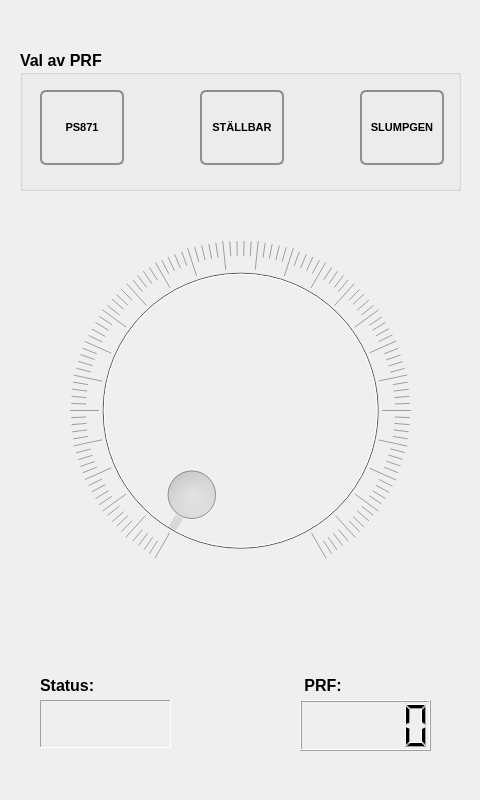
<?xml version="1.0" encoding="UTF-8"?>
<ui version="4.0">
 <class>MainWindow</class>
 <widget class="QWidget" name="MainWindow">
  <property name="windowModality">
   <enum>Qt::WindowModal</enum>
  </property>
  <property name="enabled">
   <bool>true</bool>
  </property>
  <property name="geometry">
   <rect>
    <x>0</x>
    <y>0</y>
    <width>480</width>
    <height>800</height>
   </rect>
  </property>
  <property name="sizePolicy">
   <sizepolicy hsizetype="Fixed" vsizetype="Fixed">
    <horstretch>0</horstretch>
    <verstretch>0</verstretch>
   </sizepolicy>
  </property>
  <property name="minimumSize">
   <size>
    <width>480</width>
    <height>800</height>
   </size>
  </property>
  <property name="maximumSize">
   <size>
    <width>480</width>
    <height>800</height>
   </size>
  </property>
  <property name="acceptDrops">
   <bool>false</bool>
  </property>
  <property name="windowTitle">
   <string>Modulator</string>
  </property>
  <widget class="QDial" name="dial">
   <property name="enabled">
    <bool>false</bool>
   </property>
   <property name="geometry">
    <rect>
     <x>70</x>
     <y>240</y>
     <width>341</width>
     <height>341</height>
    </rect>
   </property>
   <property name="mouseTracking">
    <bool>false</bool>
   </property>
   <property name="tabletTracking">
    <bool>true</bool>
   </property>
   <property name="focusPolicy">
    <enum>Qt::StrongFocus</enum>
   </property>
   <property name="contextMenuPolicy">
    <enum>Qt::ActionsContextMenu</enum>
   </property>
   <property name="acceptDrops">
    <bool>false</bool>
   </property>
   <property name="autoFillBackground">
    <bool>false</bool>
   </property>
   <property name="minimum">
    <number>500</number>
   </property>
   <property name="maximum">
    <number>1000</number>
   </property>
   <property name="tracking">
    <bool>true</bool>
   </property>
   <property name="invertedAppearance">
    <bool>false</bool>
   </property>
   <property name="invertedControls">
    <bool>false</bool>
   </property>
   <property name="wrapping">
    <bool>false</bool>
   </property>
   <property name="notchesVisible">
    <bool>true</bool>
   </property>
  </widget>
  <widget class="QLCDNumber" name="lcdNumber">
   <property name="geometry">
    <rect>
     <x>300</x>
     <y>700</y>
     <width>131</width>
     <height>51</height>
    </rect>
   </property>
   <property name="autoFillBackground">
    <bool>false</bool>
   </property>
   <property name="inputMethodHints">
    <set>Qt::ImhNone</set>
   </property>
   <property name="frameShape">
    <enum>QFrame::Box</enum>
   </property>
   <property name="frameShadow">
    <enum>QFrame::Raised</enum>
   </property>
   <property name="segmentStyle">
    <enum>QLCDNumber::Filled</enum>
   </property>
  </widget>
  <widget class="QLabel" name="PRF">
   <property name="geometry">
    <rect>
     <x>300</x>
     <y>670</y>
     <width>51</width>
     <height>31</height>
    </rect>
   </property>
   <property name="font">
    <font>
     <family>Arial</family>
     <pointsize>12</pointsize>
     <weight>75</weight>
     <bold>true</bold>
    </font>
   </property>
   <property name="text">
    <string> PRF:</string>
   </property>
  </widget>
  <widget class="QLabel" name="LED">
   <property name="enabled">
    <bool>true</bool>
   </property>
   <property name="geometry">
    <rect>
     <x>40</x>
     <y>700</y>
     <width>131</width>
     <height>48</height>
    </rect>
   </property>
   <property name="font">
    <font>
     <pointsize>16</pointsize>
     <weight>75</weight>
     <bold>true</bold>
    </font>
   </property>
   <property name="autoFillBackground">
    <bool>false</bool>
   </property>
   <property name="frameShape">
    <enum>QFrame::Panel</enum>
   </property>
   <property name="frameShadow">
    <enum>QFrame::Sunken</enum>
   </property>
   <property name="lineWidth">
    <number>1</number>
   </property>
   <property name="text">
    <string/>
   </property>
   <property name="alignment">
    <set>Qt::AlignCenter</set>
   </property>
  </widget>
  <widget class="QGroupBox" name="groupBox">
   <property name="geometry">
    <rect>
     <x>20</x>
     <y>50</y>
     <width>441</width>
     <height>141</height>
    </rect>
   </property>
   <property name="font">
    <font>
     <family>Arial</family>
     <pointsize>12</pointsize>
     <weight>75</weight>
     <bold>true</bold>
    </font>
   </property>
   <property name="title">
    <string>Val av PRF</string>
   </property>
   <widget class="QPushButton" name="PS871_Button">
    <property name="geometry">
     <rect>
      <x>20</x>
      <y>40</y>
      <width>84</width>
      <height>75</height>
     </rect>
    </property>
    <property name="font">
     <font>
      <family>Arial</family>
      <pointsize>8</pointsize>
      <weight>75</weight>
      <bold>true</bold>
     </font>
    </property>
    <property name="mouseTracking">
     <bool>false</bool>
    </property>
    <property name="tabletTracking">
     <bool>true</bool>
    </property>
    <property name="styleSheet">
     <string notr="true">QPushButton {
    border: 2px solid #8f8f91;
    border-radius: 6px;
    background-color: qlineargradient(x1: 0, y1: 0, x2: 0, y2: 1,
                                      stop: 0 #f6f7fa, stop: 1 #dadbde);
    min-width: 80px;
}

QPushButton:Checked {
    background-color:qradialgradient(spread:pad, cx:0.5, cy:0.5, radius:0.7, fx:0.5, fy:0.5, stop:0 rgba(255, 255, 127, 206), stop:0.35 rgba(255, 255, 127, 80), stop:0.4 rgba(255, 255, 127, 80), stop:0.425 rgba(255, 255, 127, 156), stop:0.44 rgba(255, 255, 127, 80), stop:1 rgba(255, 255, 127, 0))
}

QPushButton:flat {
    border: none; /* no border for a flat push button */
}

QPushButton:default {
    border-color:red;/*navy; /* make the default button prominent */
}</string>
    </property>
    <property name="text">
     <string>PS871</string>
    </property>
    <property name="checkable">
     <bool>true</bool>
    </property>
    <property name="checked">
     <bool>false</bool>
    </property>
    <property name="autoDefault">
     <bool>false</bool>
    </property>
    <property name="default">
     <bool>false</bool>
    </property>
   </widget>
   <widget class="QPushButton" name="Stallbar_Button">
    <property name="geometry">
     <rect>
      <x>180</x>
      <y>40</y>
      <width>84</width>
      <height>75</height>
     </rect>
    </property>
    <property name="font">
     <font>
      <family>Arial</family>
      <pointsize>8</pointsize>
      <weight>75</weight>
      <bold>true</bold>
     </font>
    </property>
    <property name="mouseTracking">
     <bool>false</bool>
    </property>
    <property name="tabletTracking">
     <bool>true</bool>
    </property>
    <property name="styleSheet">
     <string notr="true">QPushButton {
    border: 2px solid #8f8f91;
    border-radius: 6px;
    background-color: qlineargradient(x1: 0, y1: 0, x2: 0, y2: 1,
                                      stop: 0 #f6f7fa, stop: 1 #dadbde);
    min-width: 80px;
}

QPushButton:Checked {
    background-color:qradialgradient(spread:pad, cx:0.5, cy:0.5, radius:0.7, fx:0.5, fy:0.5, stop:0 rgba(255, 255, 127, 206), stop:0.35 rgba(255, 255, 127, 80), stop:0.4 rgba(255, 255, 127, 80), stop:0.425 rgba(255, 255, 127, 156), stop:0.44 rgba(255, 255, 127, 80), stop:1 rgba(255, 255, 127, 0))
}

QPushButton:flat {
    border: none; /* no border for a flat push button */
}

QPushButton:default {
    border-color:red;/*navy; /* make the default button prominent */
}</string>
    </property>
    <property name="text">
     <string>STÄLLBAR</string>
    </property>
    <property name="checkable">
     <bool>true</bool>
    </property>
    <property name="checked">
     <bool>false</bool>
    </property>
    <property name="autoDefault">
     <bool>false</bool>
    </property>
    <property name="default">
     <bool>false</bool>
    </property>
   </widget>
   <widget class="QPushButton" name="Slump_Button">
    <property name="geometry">
     <rect>
      <x>340</x>
      <y>40</y>
      <width>84</width>
      <height>75</height>
     </rect>
    </property>
    <property name="palette">
     <palette>
      <active>
       <colorrole role="Button">
        <brush brushstyle="LinearGradientPattern">
         <gradient startx="0.000000000000000" starty="0.000000000000000" endx="0.000000000000000" endy="1.000000000000000" type="LinearGradient" spread="PadSpread" coordinatemode="ObjectBoundingMode">
          <gradientstop position="0.000000000000000">
           <color alpha="255">
            <red>246</red>
            <green>247</green>
            <blue>250</blue>
           </color>
          </gradientstop>
          <gradientstop position="1.000000000000000">
           <color alpha="255">
            <red>218</red>
            <green>219</green>
            <blue>222</blue>
           </color>
          </gradientstop>
         </gradient>
        </brush>
       </colorrole>
       <colorrole role="Base">
        <brush brushstyle="LinearGradientPattern">
         <gradient startx="0.000000000000000" starty="0.000000000000000" endx="0.000000000000000" endy="1.000000000000000" type="LinearGradient" spread="PadSpread" coordinatemode="ObjectBoundingMode">
          <gradientstop position="0.000000000000000">
           <color alpha="255">
            <red>246</red>
            <green>247</green>
            <blue>250</blue>
           </color>
          </gradientstop>
          <gradientstop position="1.000000000000000">
           <color alpha="255">
            <red>218</red>
            <green>219</green>
            <blue>222</blue>
           </color>
          </gradientstop>
         </gradient>
        </brush>
       </colorrole>
       <colorrole role="Window">
        <brush brushstyle="LinearGradientPattern">
         <gradient startx="0.000000000000000" starty="0.000000000000000" endx="0.000000000000000" endy="1.000000000000000" type="LinearGradient" spread="PadSpread" coordinatemode="ObjectBoundingMode">
          <gradientstop position="0.000000000000000">
           <color alpha="255">
            <red>246</red>
            <green>247</green>
            <blue>250</blue>
           </color>
          </gradientstop>
          <gradientstop position="1.000000000000000">
           <color alpha="255">
            <red>218</red>
            <green>219</green>
            <blue>222</blue>
           </color>
          </gradientstop>
         </gradient>
        </brush>
       </colorrole>
      </active>
      <inactive>
       <colorrole role="Button">
        <brush brushstyle="LinearGradientPattern">
         <gradient startx="0.000000000000000" starty="0.000000000000000" endx="0.000000000000000" endy="1.000000000000000" type="LinearGradient" spread="PadSpread" coordinatemode="ObjectBoundingMode">
          <gradientstop position="0.000000000000000">
           <color alpha="255">
            <red>246</red>
            <green>247</green>
            <blue>250</blue>
           </color>
          </gradientstop>
          <gradientstop position="1.000000000000000">
           <color alpha="255">
            <red>218</red>
            <green>219</green>
            <blue>222</blue>
           </color>
          </gradientstop>
         </gradient>
        </brush>
       </colorrole>
       <colorrole role="Base">
        <brush brushstyle="LinearGradientPattern">
         <gradient startx="0.000000000000000" starty="0.000000000000000" endx="0.000000000000000" endy="1.000000000000000" type="LinearGradient" spread="PadSpread" coordinatemode="ObjectBoundingMode">
          <gradientstop position="0.000000000000000">
           <color alpha="255">
            <red>246</red>
            <green>247</green>
            <blue>250</blue>
           </color>
          </gradientstop>
          <gradientstop position="1.000000000000000">
           <color alpha="255">
            <red>218</red>
            <green>219</green>
            <blue>222</blue>
           </color>
          </gradientstop>
         </gradient>
        </brush>
       </colorrole>
       <colorrole role="Window">
        <brush brushstyle="LinearGradientPattern">
         <gradient startx="0.000000000000000" starty="0.000000000000000" endx="0.000000000000000" endy="1.000000000000000" type="LinearGradient" spread="PadSpread" coordinatemode="ObjectBoundingMode">
          <gradientstop position="0.000000000000000">
           <color alpha="255">
            <red>246</red>
            <green>247</green>
            <blue>250</blue>
           </color>
          </gradientstop>
          <gradientstop position="1.000000000000000">
           <color alpha="255">
            <red>218</red>
            <green>219</green>
            <blue>222</blue>
           </color>
          </gradientstop>
         </gradient>
        </brush>
       </colorrole>
      </inactive>
      <disabled>
       <colorrole role="Button">
        <brush brushstyle="LinearGradientPattern">
         <gradient startx="0.000000000000000" starty="0.000000000000000" endx="0.000000000000000" endy="1.000000000000000" type="LinearGradient" spread="PadSpread" coordinatemode="ObjectBoundingMode">
          <gradientstop position="0.000000000000000">
           <color alpha="255">
            <red>246</red>
            <green>247</green>
            <blue>250</blue>
           </color>
          </gradientstop>
          <gradientstop position="1.000000000000000">
           <color alpha="255">
            <red>218</red>
            <green>219</green>
            <blue>222</blue>
           </color>
          </gradientstop>
         </gradient>
        </brush>
       </colorrole>
       <colorrole role="Base">
        <brush brushstyle="LinearGradientPattern">
         <gradient startx="0.000000000000000" starty="0.000000000000000" endx="0.000000000000000" endy="1.000000000000000" type="LinearGradient" spread="PadSpread" coordinatemode="ObjectBoundingMode">
          <gradientstop position="0.000000000000000">
           <color alpha="255">
            <red>246</red>
            <green>247</green>
            <blue>250</blue>
           </color>
          </gradientstop>
          <gradientstop position="1.000000000000000">
           <color alpha="255">
            <red>218</red>
            <green>219</green>
            <blue>222</blue>
           </color>
          </gradientstop>
         </gradient>
        </brush>
       </colorrole>
       <colorrole role="Window">
        <brush brushstyle="LinearGradientPattern">
         <gradient startx="0.000000000000000" starty="0.000000000000000" endx="0.000000000000000" endy="1.000000000000000" type="LinearGradient" spread="PadSpread" coordinatemode="ObjectBoundingMode">
          <gradientstop position="0.000000000000000">
           <color alpha="255">
            <red>246</red>
            <green>247</green>
            <blue>250</blue>
           </color>
          </gradientstop>
          <gradientstop position="1.000000000000000">
           <color alpha="255">
            <red>218</red>
            <green>219</green>
            <blue>222</blue>
           </color>
          </gradientstop>
         </gradient>
        </brush>
       </colorrole>
      </disabled>
     </palette>
    </property>
    <property name="font">
     <font>
      <family>Arial</family>
      <pointsize>8</pointsize>
      <weight>75</weight>
      <bold>true</bold>
     </font>
    </property>
    <property name="mouseTracking">
     <bool>false</bool>
    </property>
    <property name="tabletTracking">
     <bool>true</bool>
    </property>
    <property name="styleSheet">
     <string notr="true">QPushButton {
    border: 2px solid #8f8f91;
    border-radius: 6px;
    background-color: qlineargradient(x1: 0, y1: 0, x2: 0, y2: 1,
                                      stop: 0 #f6f7fa, stop: 1 #dadbde);
    min-width: 80px;
}

QPushButton:Checked {
    background-color:qradialgradient(spread:pad, cx:0.5, cy:0.5, radius:0.7, fx:0.5, fy:0.5, stop:0 rgba(255, 255, 127, 206), stop:0.35 rgba(255, 255, 127, 80), stop:0.4 rgba(255, 255, 127, 80), stop:0.425 rgba(255, 255, 127, 156), stop:0.44 rgba(255, 255, 127, 80), stop:1 rgba(255, 255, 127, 0))
}

QPushButton:flat {
    border: none; /* no border for a flat push button */
}

QPushButton:default {
    border-color:red;/*navy; /* make the default button prominent */
}</string>
    </property>
    <property name="text">
     <string>SLUMPGEN</string>
    </property>
    <property name="checkable">
     <bool>true</bool>
    </property>
    <property name="checked">
     <bool>false</bool>
    </property>
    <property name="autoDefault">
     <bool>false</bool>
    </property>
    <property name="default">
     <bool>false</bool>
    </property>
   </widget>
   <zorder>Stallbar_Button</zorder>
   <zorder>Slump_Button</zorder>
   <zorder>PS871_Button</zorder>
  </widget>
  <widget class="QLabel" name="Status">
   <property name="geometry">
    <rect>
     <x>40</x>
     <y>670</y>
     <width>81</width>
     <height>31</height>
    </rect>
   </property>
   <property name="font">
    <font>
     <family>Arial</family>
     <pointsize>12</pointsize>
     <weight>75</weight>
     <bold>true</bold>
    </font>
   </property>
   <property name="text">
    <string>Status:</string>
   </property>
  </widget>
 </widget>
 <resources/>
 <connections/>
</ui>
